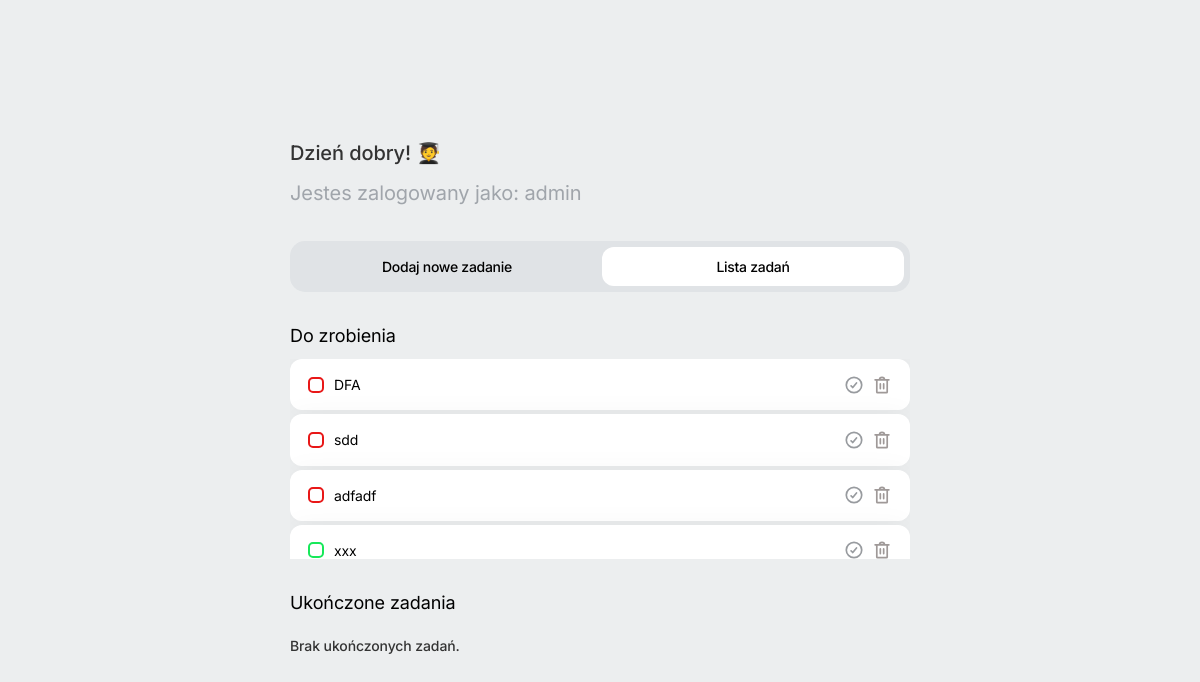
Before: / (signed in) with the older database file.
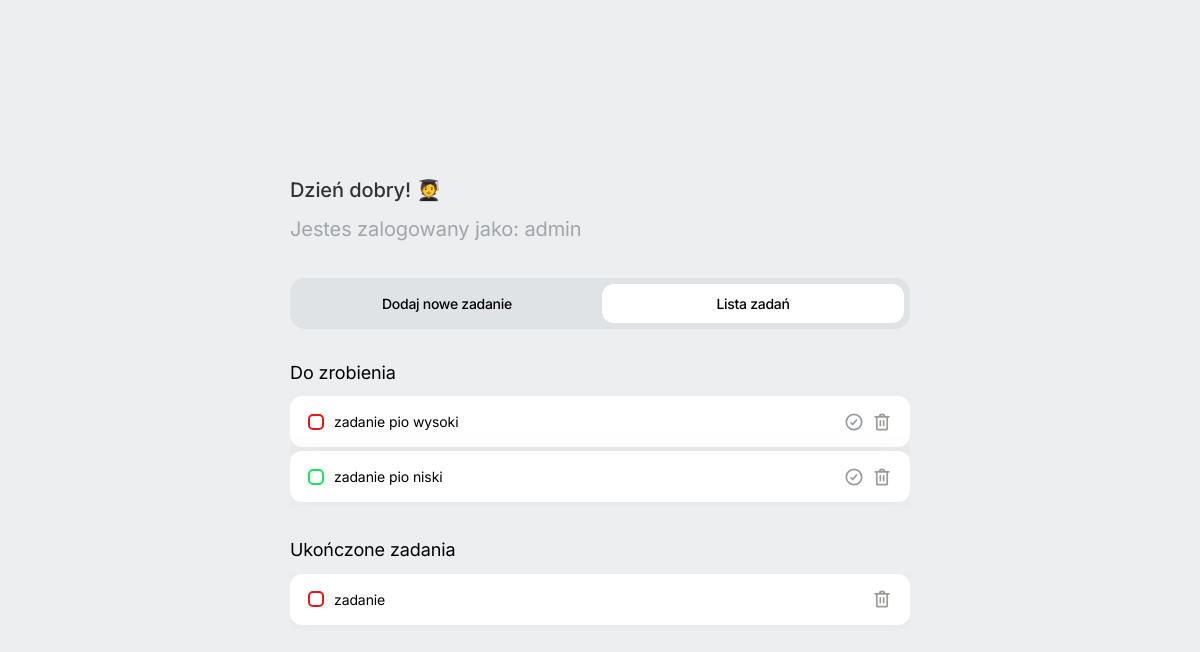
After: the same page with the newer database file.
### todo_app/models.py (models this page shows, shortened)
class Task(models.Model):
    title = models.CharField(max_length=255)
    priority = models.ForeignKey(
        Priority, on_delete=models.CASCADE)
    is_completed = models.BooleanField(default=False)
    created_at = models.DateTimeField(auto_now_add=True)

### todo_app/views.py (the view)
# urls.py: path('', task_list, name='task_list'),
@login_required
def task_list(request):
    if not request.user.is_superuser:
        return redirect('login')
    tasks = Task.objects.filter(is_completed=False)
    completed_tasks = Task.objects.filter(is_completed=True)
    return render(request, 'task_list.html', {
        'tasks': tasks,
        'completed_tasks': completed_tasks,
        'user_type': 'admin'
    })

### templates/task_list.html (shortened to what this page needs)
{% extends 'base.html' %}
{% block content %}
<div class="task-container">
    <h2>Dzień dobry! 🧑‍🎓</h2>
    <p>Jestes zalogowany jako: {{user_type}}</p>
    <div class="task-actions">
        <a href="{% url 'task_create' %}" class="button {% if request.path == '/create/' %}active{% endif %}">Dodaj nowe zadanie</a>
        <a href="{% url 'task_list' %}" class="button {% if request.path == '/' %}active{% endif %}">Lista zadań</a>
    </div>
    <h3>Do zrobienia</h3>
    {% if tasks %}
    <ul>
        {% for task in tasks %}
            <li class="task-item">
                <p>
                    {% if task.priority.level == 'Low' %}
                        <svg width="16" height="16" viewBox="0 0 16 16" fill="none" xmlns="http://www.w3.org/2000/svg">
                            <rect x="1" y="1" width="14" height="14" rx="4" fill="white"/>
                            <rect x="1" y="1" width="14" height="14" rx="4" stroke="#16E859" stroke-width="2"/>
                        </svg>
                    {% else %}
                        <svg width="16" height="16" viewBox="0 0 16 16" fill="none" xmlns="http://www.w3.org/2000/svg">
                            <rect x="1" y="1" width="14" height="14" rx="4" fill="white"/>
                            <rect x="1" y="1" width="14" height="14" rx="4" stroke="#E81717" stroke-width="2"/>
                        </svg>
                    {% endif %}
                    {{ task.title }}
                </p>
                <div class="actions">
                    <form method="post" action="{% url 'task_complete' task.id %}" style="display:inline;">
                        <button class="icon-button" type="submit">
                        </button>
                    </form>
                    <form method="post" action="{% url 'task_delete' task.id %}" style="display:inline;">
                        <button class="icon-button" type="submit"></button>
                    </form>
                </div>
            </li>
        {% endfor %}
    </ul>
    {% else %}
    <p class="empty-state">Brak zadań</p>
    {% endif %}
    <h3>Ukończone zadania</h3>
    {% if completed_tasks %}
    <ul>
        {% for task in completed_tasks %}
            <li class="task-item">
                <p>
                    {% if task.priority.level == 'Low' %}
                        <svg width="16" height="16" viewBox="0 0 16 16" fill="none" xmlns="http://www.w3.org/2000/svg">
                            <rect x="1" y="1" width="14" height="14" rx="4" fill="white"/>
                            <rect x="1" y="1" width="14" height="14" rx="4" stroke="#16E859" stroke-width="2"/>
                        </svg>
                    {% else %}
                        <svg width="16" height="16" viewBox="0 0 16 16" fill="none" xmlns="http://www.w3.org/2000/svg">
                            <rect x="1" y="1" width="14" height="14" rx="4" fill="white"/>
                            <rect x="1" y="1" width="14" height="14" rx="4" stroke="#E81717" stroke-width="2"/>
                        </svg>
                    {% endif %}
                    {{ task.title }}
                </p>
                <div class="actions">
                    <form method="post" action="{% url 'task_delete' task.id %}" style="display:inline;">
                        <button class="icon-button" type="submit"></button>
                    </form>
                </div>
            </li>
        {% endfor %}
    </ul>
    {% else %}
        <p class="empty-state">Brak ukończonych zadań.</p>
    {% endif %}
</div>
{% endblock %}

### templates/base.html (shortened to what this page needs)
<!DOCTYPE html>
<html lang="en">
  <head>
    {% load static %}
    <link rel="stylesheet" href="{% static 'css/styles.css' %}" />
  </head>
  <body>
    <main>{% block content %} {% endblock %}</main>
  </body>
</html>

### static/css/styles.css (style rules this page uses)
* { margin: 0; padding: 0; box-sizing: border-box; }
ul { list-style: none; }
body { background: #eceeef; font-family: Inter; font-size: 28px; font-weight: 600; line-height: 39.2px; letter-spacing: -0.01em; text-align: left; text-underline-position: from-font; text-decoration-skip-ink: none; display: flex; justify-content: center; align-items: center; height: 100vh; }
.task-container { width: 620px; }
.task-container h2 { color: #333; font-size: 20px; font-weight: 500; letter-spacing: -0.1px; }
.task-container p { color: #a0a5ab; font-size: 20px; font-weight: 400; letter-spacing: -0.1px; }
.task-actions { display: flex; justify-content: space-between; margin-bottom: 20px; margin-top: 28px; background-color: #e0e3e6; padding: 4px; border-radius: 15px; }
.task-container .button { display: block; width: 50%; border: none; cursor: pointer; text-decoration: none; color: black; transition: background-color 0.3s; font-size: 14px; font-weight: 500; border-radius: 12px; text-align: center; margin: 2px; }
.task-container .button.active { background-color: #fff; }
.task-container h3 { color: black; font-size: 18px; font-weight: 400; letter-spacing: -0.1px; margin-top: 24px; margin-bottom: 4px; }
.task-container ul { max-height: 200px; overflow: scroll; }
.task-item { background-color: white; padding: 6px 18px; border-radius: 12px; box-shadow: 0 0 28px 0 rgba(0, 0, 0, 0.04); font-size: 14px; font-weight: 400; margin-bottom: 4px; display: flex; justify-content: space-between; }
.task-item p { font-size: 14px; font-weight: 400; color: black; display: flex; align-items: center; gap: 10px; }
.actions { display: flex; align-items: center; justify-content: center; gap: 8px; }
.task-item .icon-button { background: none; border: none; display: flex; align-items: center; justify-content: center; cursor: pointer; }

Changed rows visible on the page:
removed Task: title "DFA", shown under "Do zrobienia"
removed Task: title "sdd", shown under "Do zrobienia"
removed Task: title "adfadf", shown under "Do zrobienia"
removed Task: title "xxx", shown under "Do zrobienia"
added Task: title "zadanie pio wysoki", shown under "Do zrobienia"
added Task: title "zadanie pio niski", shown under "Do zrobienia"
added Task: title "zadanie", shown under "Ukończone zadania"
Other visible differences:
text no longer shown: "Brak ukończonych zadań."
